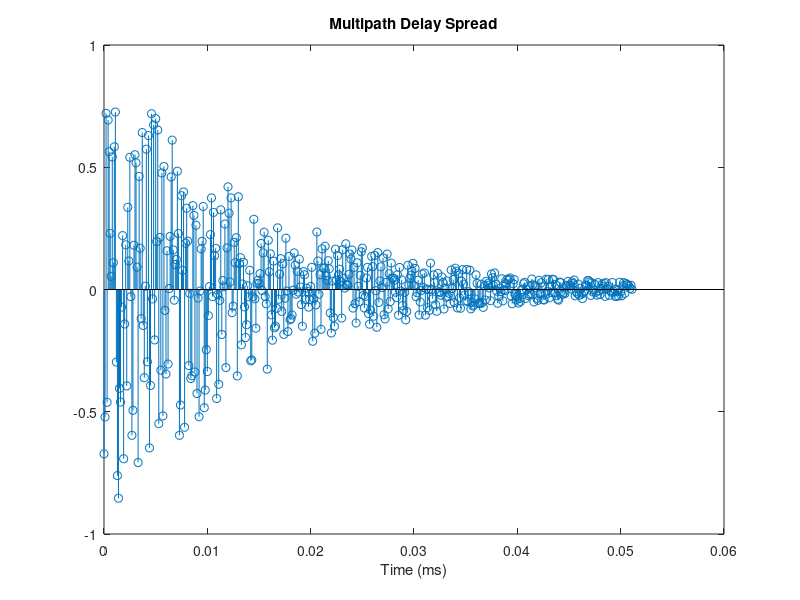

This chart was generated by the following MATLAB code: (Note: this script raises an error after producing the figure.)
clear; clc; close all; fclose all; format long;

%%%%%%%%%%%%%%%%%%%%%%%%%%%%%%%%%%%%%%%%%%%%%%%%%%%%%%%%%%%%%%%%%%%%%%%%%%%
% Simulation settings
%%%%%%%%%%%%%%%%%%%%%%%%%%%%%%%%%%%%%%%%%%%%%%%%%%%%%%%%%%%%%%%%%%%%%%%%%%%
EQUALIZER_METHOD = "ZF Averaged"; % "ZF", "MMSE", "ZF Averaged"

%%%%%%%%%%%%%%%%%%%%%%%%%%%%%%%%%%%%%%%%%%%%%%%%%%%%%%%%%%%%%%%%%%%%%%%%%%%
% OFDM Parameters
%%%%%%%%%%%%%%%%%%%%%%%%%%%%%%%%%%%%%%%%%%%%%%%%%%%%%%%%%%%%%%%%%%%%%%%%%%%
nfft = 1024;
nfft_zc = 4096;
BW = 312500;
cp_len = 512;
M = 16;
ZP_density = 30;
gp_samples = 1024;
ofdm_symbols = 6;
Fc = 275000;
ZC_root = 13;
doppler_cp_offset = round(cp_len/16);
%doppler_cp_offset = 0;

% Gain Parameters
tx_scale = 10336;
extra_sync_gain = 4;
duc_ddc_loss_gain = 2;

% Channel parameters
snr_db = 10;
multipath = [0 0 0 0 0 0 0 0 0.5 0.5 0 0 1 0.2 0.54 0 0 0 0 0 0.6 ...
    0.1 0.2 0.1 0.4 0.1 0 0 0 0.1 0.05 0.02 0.2 0.2 0.1 0.1 0.1 0.05 0 ...
    0.1 0.2 0.1 0.4 0.1 0 0 0 0.1 0.05 0.02 0.2 0.2 0.1 0.1 0.1 0.05 0 ...
    0.1 0.2 0.1 0.4 0.1 0 0 0 0.1 0.05 0.02 0.2 0.2 0.1 0.1 0.1 0.05 0 ];
multipath = 2* rand(1,512) - 1;
%multipath = 1;
multipath_decay_rate = 0.007;
speed = 1.5; % In m/s
%speed = 0;

cfo = 0;
spo = 0;

%%%%%%%%%%%%%%%%%%%%%%%%%%%%%%%%%%%%%%%%%%%%%%%%%%%%%%%%%%%%%%%%%%%%%%%%%%%
% Fixed Values
%%%%%%%%%%%%%%%%%%%%%%%%%%%%%%%%%%%%%%%%%%%%%%%%%%%%%%%%%%%%%%%%%%%%%%%%%%%
ZC_length = nfft_zc/2;          % Zadoff-Chu Sequence Length
sync_samples_early = 0;         % Number of samples to synchronize early
force_doppler_sync = 0;         % Force doppler synchronization
pilot_density = 0.5;            % Pilot to data ratio
DAC_FS = 10000000;              % Dac sample rate
nfft_p = 16*nfft;               % NFFT for plotting spectrum
speed_sound = 1500;             % Speed of sound underwater

%%%%%%%%%%%%%%%%%%%%%%%%%%%%%%%%%%%%%%%%%%%%%%%%%%%%%%%%%%%%%%%%%%%%%%%%%%%
% Calculated OFDM Parameters
%%%%%%%%%%%%%%%%%%%%%%%%%%%%%%%%%%%%%%%%%%%%%%%%%%%%%%%%%%%%%%%%%%%%%%%%%%%
% Carrier Allocation
rep = 1/pilot_density;          % Data to pilot repetition
zp_carriers = round(nfft*ZP_density/100/2)*2; % Even Number of ZP carriers
zp_index = [1:zp_carriers/2,nfft/2,nfft/2+1,nfft-zp_carriers/2+1:nfft];
zp_carriers = zp_carriers + 2;  % Account for 2 ZP carriers around DC
pilot_index=[zp_carriers/2:rep:nfft/2-1,nfft/2+2:rep:nfft-zp_carriers/2];
if zp_index(end/2+2)-1 ~= pilot_index(end)
    pilot_index = [pilot_index zp_index(end/2+2)-1];
end
pilot_carriers = length(pilot_index);
data_index = 1:nfft;
data_index([zp_index,pilot_index]) = [];
data_carriers = length(data_index);
% Other Parameters
scs = BW/nfft;
num_data_bits = length(data_index)*ofdm_symbols;
Fs = BW; % Sample frequency (complex) = bandwidth
Interp_val = DAC_FS/Fs; % Interpolation value
Ts = 1/Fs; % Sampling period
Ts_up = 1/DAC_FS;
F = (-nfft_p/2:nfft_p/2-1)/nfft_p*Fs; % Plotting baseband spectrum
F_up = (-nfft_p/2:nfft_p/2-1)/nfft_p*DAC_FS; % Plotting DUC spectrum
cp_used = cp_len - 2*doppler_cp_offset;
Max_Freq_offset = 2*scs*(cp_used/nfft);
%multipath_weights = linspace(1, 0.0001, length(multipath));
multipath_weights = (1-multipath_decay_rate).^(0:length(multipath)-1);
multipath = multipath .* multipath_weights;

figure(),stem((0:1/DAC_FS:length(multipath)/DAC_FS-1/DAC_FS)*1000, ...
    multipath),xlabel('Time (ms)'),title('Multipath Delay Spread')

%%%%%%%%%%%%%%%%%%%%%%%%%%%%%%%%%%%%%%%%%%%%%%%%%%%%%%%%%%%%%%%%%%%%%%%%%%%
% Generate Pilot Data
%%%%%%%%%%%%%%%%%%%%%%%%%%%%%%%%%%%%%%%%%%%%%%%%%%%%%%%%%%%%%%%%%%%%%%%%%%%
rng default
pilot_data = randsrc(pilot_carriers,ofdm_symbols,0:M-1);

%%%%%%%%%%%%%%%%%%%%%%%%%%%%%%%%%%%%%%%%%%%%%%%%%%%%%%%%%%%%%%%%%%%%%%%%%%%
% Generate Message Data
%%%%%%%%%%%%%%%%%%%%%%%%%%%%%%%%%%%%%%%%%%%%%%%%%%%%%%%%%%%%%%%%%%%%%%%%%%%
rng default
tx_data = randsrc(data_carriers,ofdm_symbols,0:M-1);

%%%%%%%%%%%%%%%%%%%%%%%%%%%%%%%%%%%%%%%%%%%%%%%%%%%%%%%%%%%%%%%%%%%%%%%%%%%
% QAM Modulation
%%%%%%%%%%%%%%%%%%%%%%%%%%%%%%%%%%%%%%%%%%%%%%%%%%%%%%%%%%%%%%%%%%%%%%%%%%%
qam_mod_data = qammod(tx_data,M);
reference_pilot = qammod(pilot_data,M);
zp_carrier = complex(0,0);

%%%%%%%%%%%%%%%%%%%%%%%%%%%%%%%%%%%%%%%%%%%%%%%%%%%%%%%%%%%%%%%%%%%%%%%%%%%
% Synchronization
%%%%%%%%%%%%%%%%%%%%%%%%%%%%%%%%%%%%%%%%%%%%%%%%%%%%%%%%%%%%%%%%%%%%%%%%%%%
% Create Zadoff-Chu sequence
sync_tx = log2(M)/sqrt(2)*exp(-1i*pi*ZC_root*(1:ZC_length).* ...
    ((1:ZC_length)+1)/ZC_length); % ZC sequence
sync_tx_zp = tx_scale*[zeros(1,(nfft_zc-ZC_length)/2),sync_tx,zeros(1, ...
    (nfft_zc-ZC_length)/2)]; % Add ZP and center ZC sequence in BW
sync_tx_time = ifft(ifftshift(sync_tx_zp),nfft_zc) * extra_sync_gain;

%%%%%%%%%%%%%%%%%%%%%%%%%%%%%%%%%%%%%%%%%%%%%%%%%%%%%%%%%%%%%%%%%%%%%%%%%%%
% Carrier Allocation
%%%%%%%%%%%%%%%%%%%%%%%%%%%%%%%%%%%%%%%%%%%%%%%%%%%%%%%%%%%%%%%%%%%%%%%%%%%
% FFT carriers of Data, Pilot and ZP carriers
carriers = zeros(nfft,ofdm_symbols);
carriers(pilot_index,:) = reference_pilot;
carriers(data_index,:) = qam_mod_data;
carriers(zp_index,:) = zp_carrier;
carriers = carriers * tx_scale;

%%%%%%%%%%%%%%%%%%%%%%%%%%%%%%%%%%%%%%%%%%%%%%%%%%%%%%%%%%%%%%%%%%%%%%%%%%%
% IFFT
%%%%%%%%%%%%%%%%%%%%%%%%%%%%%%%%%%%%%%%%%%%%%%%%%%%%%%%%%%%%%%%%%%%%%%%%%%%
% Ifftshift to reorder carriers in correct order for IFFT
ifft_sub_carriers = zeros(nfft,ofdm_symbols);
for i = 1:ofdm_symbols % In loop so Ifftshift works per symbol
    ifft_sub_carriers(:,i) = ifft(ifftshift(carriers(:,i)),nfft);
end

%%%%%%%%%%%%%%%%%%%%%%%%%%%%%%%%%%%%%%%%%%%%%%%%%%%%%%%%%%%%%%%%%%%%%%%%%%%
% CP and GP Insertion
%%%%%%%%%%%%%%%%%%%%%%%%%%%%%%%%%%%%%%%%%%%%%%%%%%%%%%%%%%%%%%%%%%%%%%%%%%%
cp_start = nfft-cp_len;
cp = ifft_sub_carriers(cp_start+1:end,:);            % Obtain CP
ofdm_tx_signal_par = vertcat(cp,ifft_sub_carriers);  % Copy CP
gp = zeros(gp_samples,ofdm_symbols);       % Obtain GP
ofdm_tx_signal_par = vertcat(ofdm_tx_signal_par,gp); % Copy GP

%%%%%%%%%%%%%%%%%%%%%%%%%%%%%%%%%%%%%%%%%%%%%%%%%%%%%%%%%%%%%%%%%%%%%%%%%%%
% Parallel to Serial
%%%%%%%%%%%%%%%%%%%%%%%%%%%%%%%%%%%%%%%%%%%%%%%%%%%%%%%%%%%%%%%%%%%%%%%%%%%
ofdm_tx_signal_ser = reshape(ofdm_tx_signal_par,[(nfft+cp_len+ ...
    gp_samples)*ofdm_symbols, 1]);         % Parallel to Serial
gp = zeros(gp_samples,1);                  % Obtain GP
ofdm_tx_signal_ser = [sync_tx_time.';gp;ofdm_tx_signal_ser]; % OFDM Frame

%%%%%%%%%%%%%%%%%%%%%%%%%%%%%%%%%%%%%%%%%%%%%%%%%%%%%%%%%%%%%%%%%%%%%%%%%%%
% DUC
%%%%%%%%%%%%%%%%%%%%%%%%%%%%%%%%%%%%%%%%%%%%%%%%%%%%%%%%%%%%%%%%%%%%%%%%%%%
[kdk,fir_taps] = interp(ofdm_tx_signal_ser,Interp_val,10,1);
filter_delay = floor(length(fir_taps)/2);
ofdm_tx_signal_zp = [zeros(filter_delay,1);ofdm_tx_signal_ser; ...
    zeros(filter_delay,1)];
ofdm_duc_signal = interp(ofdm_tx_signal_zp,Interp_val,10,1);
ofdm_duc_signal = ofdm_duc_signal(filter_delay*Interp_val+1:end- ...
    filter_delay*Interp_val);
ofdm_duc_signal = ofdm_duc_signal.';

%%%%%%%%%%%%%%%%%%%%%%%%%%%%%%%%%%%%%%%%%%%%%%%%%%%%%%%%%%%%%%%%%%%%%%%%%%%
% IQ Mixer TX
%%%%%%%%%%%%%%%%%%%%%%%%%%%%%%%%%%%%%%%%%%%%%%%%%%%%%%%%%%%%%%%%%%%%%%%%%%%
% Use oscillator at Fc for IQ mixer
t_up = 0:1/DAC_FS:length(ofdm_duc_signal)/DAC_FS-1/DAC_FS;
ofdm_duc_signal_i = real(ofdm_duc_signal) .* cos(2*pi*Fc*t_up);
ofdm_duc_signal_q = imag(ofdm_duc_signal) .* -sin(2*pi*Fc*t_up);
ofdm_duc_signal_real = ofdm_duc_signal_i + ofdm_duc_signal_q;

figure(),subplot(2,1,1),plot(ofdm_duc_signal_real),xlabel('Samples')
subplot(2,1,2),plot(t_up*1000,ofdm_duc_signal_real),xlabel('Time (ms)')
sgtitle('OFDM TX Signal')

%%%%%%%%%%%%%%%%%%%%%%%%%%%%%%%%%%%%%%%%%%%%%%%%%%%%%%%%%%%%%%%%%%%%%%%%%%%
% Channel
%%%%%%%%%%%%%%%%%%%%%%%%%%%%%%%%%%%%%%%%%%%%%%%%%%%%%%%%%%%%%%%%%%%%%%%%%%%
% White noise
snr = 10^(snr_db/10); % Convert SNR from dB to linear
ofdm_tx_signal_ch = awgn(ofdm_duc_signal_real,snr,'measured');
% Multipath
ofdm_tx_signal_ch1 = filter(multipath,1,ofdm_tx_signal_ch);
% doppler
k = (1+speed/speed_sound); % doppler shift factor
Lower_BW_doppler_Shift = ((Fc-(nfft/2 - zp_carriers/2)*scs) * ...
    (k))-(Fc-(nfft/2 - zp_carriers/2)*scs);
Fc_doppler_Shift = (Fc * (1+speed/speed_sound))-Fc;
Upper_BW_doppler_Shift = ((Fc+(nfft/2 - zp_carriers/2)*scs) * ...
    (1+speed/speed_sound))- (Fc+(nfft/2 - zp_carriers/2)*scs);
table(cp_used,Max_Freq_offset,scs)
table(Lower_BW_doppler_Shift,Fc_doppler_Shift,Upper_BW_doppler_Shift)
ofdm_tx_signal_doppler =interp1(t_up,ofdm_tx_signal_ch1,t_up/k,'linear',0);
% One method to compensate for doppler if estimated k accurately:
%ofdm_tx_signal_doppler = resample(ofdm_tx_signal_doppler, ...
    %round(DAC_FS/k),DAC_FS);
%ofdm_tx_signal_doppler = ofdm_tx_signal_doppler(1:length ...
%    (ofdm_tx_signal_ch));
% Sample phase offset
ofdm_tx_signal_doppler = ofdm_tx_signal_doppler .* exp(1i*spo);

%%%%%%%%%%%%%%%%%%%%%%%%%%%%%%%%%%%%%%%%%%%%%%%%%%%%%%%%%%%%%%%%%%%%%%%%%%%
% IQ Mixer RX
%%%%%%%%%%%%%%%%%%%%%%%%%%%%%%%%%%%%%%%%%%%%%%%%%%%%%%%%%%%%%%%%%%%%%%%%%%%
i_ddc = ofdm_tx_signal_ch .* cos(2*pi*Fc*t_up);
q_ddc = ofdm_tx_signal_ch .* -sin(2*pi*Fc*t_up);
ddc_signal = complex(i_ddc,q_ddc);

i_ddc_doppler = ofdm_tx_signal_doppler .* cos(2*pi*Fc*t_up);
q_ddc_doppler = ofdm_tx_signal_doppler .* -sin(2*pi*Fc*t_up);
ddc_signal_doppler = complex(i_ddc_doppler,q_ddc_doppler);

%%%%%%%%%%%%%%%%%%%%%%%%%%%%%%%%%%%%%%%%%%%%%%%%%%%%%%%%%%%%%%%%%%%%%%%%%%%
% DDC
%%%%%%%%%%%%%%%%%%%%%%%%%%%%%%%%%%%%%%%%%%%%%%%%%%%%%%%%%%%%%%%%%%%%%%%%%%%
ddc_base_signal_real = decimate(real(ddc_signal),Interp_val,4096,'Fir');
ddc_base_signal_imag = decimate(imag(ddc_signal),Interp_val,4096,'FIR');
ddc_base_signal = complex(ddc_base_signal_real,ddc_base_signal_imag);
ddc_base_signal = duc_ddc_loss_gain * ddc_base_signal.';

ddc_doppler_real =decimate(real(ddc_signal_doppler),Interp_val,4096,'Fir');
ddc_doppler_imag =decimate(imag(ddc_signal_doppler),Interp_val,4096,'Fir');
ddc_doppler = complex(ddc_doppler_real,ddc_doppler_imag);
ddc_doppler = duc_ddc_loss_gain * ddc_doppler.';

t = 0:Ts:length(ddc_base_signal)*Ts-Ts;

figure(),subplot(2,2,1),plot(F/1000,abs(10*log10(fftshift(fft( ...
    ddc_doppler,nfft_p))))),title('Magnitude UW-A Channel')
xlabel('F (kHz)'),subplot(2,2,2),plot(F/1000,angle(10*log10(fftshift(fft ...
    (ddc_doppler,nfft_p))))),title('Phase UW-A Channel'),xlabel('F (kHz)')
subplot(2,2,3),plot(F/1000,abs(10*log10(fftshift(fft(multipath, ...
    nfft_p))))),title('Magnitude Multipath Channel'),xlabel('F (kHz)')
subplot(2,2,4),plot(F/1000,angle(10*log10(fftshift(fft(multipath, ...
    nfft_p))))),title('Phase Multipath Channel'),xlabel('F (kHz)')

%%%%%%%%%%%%%%%%%%%%%%%%%%%%%%%%%%%%%%%%%%%%%%%%%%%%%%%%%%%%%%%%%%%%%%%%%%%
% Synchronization
%%%%%%%%%%%%%%%%%%%%%%%%%%%%%%%%%%%%%%%%%%%%%%%%%%%%%%%%%%%%%%%%%%%%%%%%%%%
sync_coef = conj(fliplr(sync_tx_time)); % Matched Filter
sync_corr_filt = abs(filter(sync_coef,1,ddc_base_signal));
[val,ind] = max(sync_corr_filt);
ind = ind-sync_samples_early+gp_samples; % Remove GP from index
ofdm_rx_sync_signal = ddc_base_signal;
ofdm_rx_sync_signal([1:ind, ...
    ind+1+(nfft+cp_len+gp_samples)*ofdm_symbols:end]) = [];
if (length(ofdm_rx_sync_signal) ~= (nfft+cp_len+gp_samples)*ofdm_symbols)
    tmp = zeros(1,(nfft+cp_len+gp_samples)*ofdm_symbols- ...
        length(ofdm_rx_sync_signal)).';
    ofdm_rx_sync_signal = [ofdm_rx_sync_signal;tmp];
    warning('Deleted too much of signal')
end

sync_corr_doppler = abs(filter(sync_coef,1,ddc_doppler));
[val2,ind2] = max(sync_corr_doppler);
ind2 = ind2-sync_samples_early+gp_samples+force_doppler_sync;
ofdm_rx_sync_doppler = ddc_doppler;
ofdm_rx_sync_doppler([1:ind2, ...
    ind2+1+(nfft+cp_len+gp_samples)*ofdm_symbols:end]) = [];
if (length(ofdm_rx_sync_doppler) ~= (nfft+cp_len+gp_samples)*ofdm_symbols)
    tmp = zeros(1,(nfft+cp_len+gp_samples)*ofdm_symbols- ...
        length(ofdm_rx_sync_doppler)).';
    ofdm_rx_sync_doppler = [ofdm_rx_sync_doppler;tmp];
    warning('Deleted too much of doppler signal')
end
doppler_sync_offset = (ind2-gp_samples)-(ind-gp_samples);
display(doppler_sync_offset)

% Plot %%%%%%%%%%%%%%%%%%%%%%%%%%%%%%%%%%%%%%%%%%%%%%%%%%%%%%%%%%%%%%%%%%%%
t_p = 0:Ts:length(ofdm_tx_signal_ser)*Ts-Ts;
vertical_lines = zeros(1,ofdm_symbols*3);
line_label = string.empty(0,length(vertical_lines));
vertical_lines_doppler = zeros(1,ofdm_symbols*3);
for i=1:ofdm_symbols
    if (i == 1)
        %vertical_lines(i) = nfft_zc + gp_samples;
        vertical_lines = ind;
        vertical_lines_doppler(i) = ind2;
        line_label(i) = "CP";
        vertical_lines(i+1) = vertical_lines(i) + cp_len;
        vertical_lines_doppler(i+1) = vertical_lines_doppler(i) + cp_len;
        line_label(i+1) = "Data";
        vertical_lines(i+2) = vertical_lines(i+1) + nfft;
        vertical_lines_doppler(i+2) = vertical_lines_doppler(i+1)+nfft;
        line_label(i+2) = "GP";
    else
        vertical_lines(3*i-2) = vertical_lines(3*i-3) + gp_samples;
        vertical_lines_doppler(3*i-2) = vertical_lines_doppler(3*i-3) + ...
            gp_samples;
        line_label(3*i-2) = "CP";
        vertical_lines(3*i-1) = vertical_lines(3*i-2) + cp_len;
        vertical_lines_doppler(3*i-1)=vertical_lines_doppler(3*i-2)+cp_len;
        line_label(3*i-1) = "Data";
        vertical_lines(3*i) = vertical_lines(3*i-1) + nfft;
        vertical_lines_doppler(3*i) = vertical_lines_doppler(3*i-1)+nfft;
        line_label(3*i) = "GP";
    end
end

vertical_lines = [nfft_zc vertical_lines];
line_label = ["Sync", line_label];
figure(),subplot(3,1,1),plot(t_p/1000,real(ofdm_tx_signal_ser), ...
    'LineWidth',2),hold on,plot(t_p/1000,real(ddc_base_signal))
plot(t_p/1000,real(ddc_doppler))
for i = 1:length(vertical_lines)
    if i == 1
        xline(vertical_lines(i)*Ts/1000,'--r',line_label{i}, ...
            'LabelHorizontalAlignment','left')
    else
        xline(vertical_lines(i)*Ts/1000,'--r',line_label{i})
        xline(vertical_lines_doppler(i-1)*Ts/1000,'--b',line_label{i}, ...
            'LabelVerticalAlignment','bottom');
    end
end
legend('TX','AWGN Channel','UW-A Channel')
xlabel('Time (ms)'),title('In Phase'),subplot(3,1,2)
plot(t_p/1000,imag(ofdm_tx_signal_ser),'LineWidth',2),hold on
plot(t_p/1000,imag(ddc_base_signal)),plot(t_p/1000,imag(ddc_doppler))
for i = 1:length(vertical_lines)
    if i == 1
        xline(vertical_lines(i)*Ts/1000,'--r',line_label{i}, ...
            'LabelHorizontalAlignment','left')
    else
        xline(vertical_lines(i)*Ts/1000,'--r',line_label{i})
        xline(vertical_lines_doppler(i-1)*Ts/1000,'--b',line_label{i}, ...
            'LabelVerticalAlignment','bottom');
    end
end
legend('TX','AWGN Channel','UW-A doppler'),xlabel('Time (ms)')
title('Quadrature'),subplot(3,1,3),plot(t_p/1000,sync_corr_filt),hold on
plot(t_p/1000,sync_corr_doppler)
vertical_lines = [ind2-gp_samples vertical_lines];
line_label = ["UW-A Sync", line_label];
xline(vertical_lines(2)*Ts/1000,'--b',line_label{2}, ...
    'LabelHorizontalAlignment','left')
xline(vertical_lines(1)*Ts/1000,'--r',line_label{1}, ...
    'LabelHorizontalAlignment','left','LabelVerticalAlignment','bottom')
legend('AWGN Channel','UW-A Channel','AWGN Timing','UW-A Timing')
xlabel('Time (ms)'),title('Synchronizer Correlator Output')
sgtitle('Baseband OFDM Signal')

%%%%%%%%%%%%%%%%%%%%%%%%%%%%%%%%%%%%%%%%%%%%%%%%%%%%%%%%%%%%%%%%%%%%%%%%%%%
% Serial to Parallel
%%%%%%%%%%%%%%%%%%%%%%%%%%%%%%%%%%%%%%%%%%%%%%%%%%%%%%%%%%%%%%%%%%%%%%%%%%%
ofdm_rx_signal_par=reshape(ofdm_rx_sync_signal, ...
    [nfft+cp_len+gp_samples ofdm_symbols]);
ofdm_rx_doppler_par=reshape(ofdm_rx_sync_doppler, ...
    [nfft+cp_len+gp_samples ofdm_symbols]);

%%%%%%%%%%%%%%%%%%%%%%%%%%%%%%%%%%%%%%%%%%%%%%%%%%%%%%%%%%%%%%%%%%%%%%%%%%%
% CFO Estimation and Correction
%%%%%%%%%%%%%%%%%%%%%%%%%%%%%%%%%%%%%%%%%%%%%%%%%%%%%%%%%%%%%%%%%%%%%%%%%%%
% Remove GP
ofdm_rx_signal_par(end-gp_samples+1:end,:) = [];

% Save and remove CP
cp_rm_signal = ofdm_rx_signal_par;
cp_rm_signal(1:cp_len,:) = []; % Remove CP

ofdm_cfo_signal = zeros(nfft,ofdm_symbols);
cfo_est_signal = zeros(1,ofdm_symbols);
for i = 1:ofdm_symbols
    cp_cfo_begin = ofdm_rx_signal_par(doppler_cp_offset+1:cp_len- ...
        doppler_cp_offset,i); % Obtain CP at beginning of symbol
    cp_cfo_end = ofdm_rx_signal_par(nfft+1+doppler_cp_offset: ...
        end-doppler_cp_offset,i); % Obtain CP at end of symbol
    %cp_cfo_begin = ofdm_rx_signal_par(1:cp_len,i);
    %cp_cfo_end = ofdm_rx_signal_par(nfft+1:end,i);
    %tmp = cp_cfo_end.*conj(cp_cfo_begin); % Correlate
    conj_val = conj(cp_cfo_begin);
    tmp = complex(real(cp_cfo_end.*conj_val),imag(cp_cfo_end.*conj_val));
    sum_val = sum(tmp);
    %tan_val = atan2(imag(sum_val),real(sum_val));
    tan_val = angle(sum_val);
    normalized_cfo_est = 1*tan_val;
    cfo_est = normalized_cfo_est*scs;
    cfo_est_signal(i) = cfo_est/2/pi;
    ofdm_cfo_signal(:,i) = cp_rm_signal(:,i).*(cos(cfo_est*t(1:nfft)) ...
        +1i*sin(cfo_est*t(1:nfft)))';
end
%ofdm_cfo_signal = cp_rm_signal;
table(cfo_est_signal)

% Remove GP
ofdm_rx_doppler_par(end-gp_samples+1:end,:) = [];

% Save and remove CP
cp_rm_doppler = ofdm_rx_doppler_par;
cp_rm_doppler(1:cp_len,:) = [];

ofdm_cfo_doppler = zeros(nfft,ofdm_symbols);
cfo_est = 0;
cfo_est_doppler = zeros(1,ofdm_symbols);
for i = 1:ofdm_symbols
    cp_cfo_begin = ofdm_rx_doppler_par(doppler_cp_offset+1:cp_len- ...
        doppler_cp_offset,i); % Obtain CP at beginning of symbol
    cp_cfo_end = ofdm_rx_doppler_par(nfft+1+doppler_cp_offset: ...
        end-doppler_cp_offset,i); % Obtain CP at end of symbol
    %cp_cfo_begin = ofdm_rx_doppler_par(1:cp_len,i);
    %cp_cfo_end = ofdm_rx_doppler_par(nfft+1:end,i);
    tmp = cp_cfo_end.*conj(cp_cfo_begin); % Correlate
    sum_val = sum(tmp);
    tan_val = atan2(imag(sum_val),real(sum_val));
    normalized_cfo_est = 1*tan_val;
    cfo_est = normalized_cfo_est*scs;
    cfo_est_doppler(i) = cfo_est/2/pi;
    ofdm_cfo_doppler(:,i) = cp_rm_doppler(:,i).*(cos(cfo_est*t(1:nfft)) ...
        +1i*sin(cfo_est*t(1:nfft)))';
end
%ofdm_cfo_doppler = cp_rm_doppler;
table(cfo_est_doppler)

%%%%%%%%%%%%%%%%%%%%%%%%%%%%%%%%%%%%%%%%%%%%%%%%%%%%%%%%%%%%%%%%%%%%%%%%%%%
% doppler processing
%%%%%%%%%%%%%%%%%%%%%%%%%%%%%%%%%%%%%%%%%%%%%%%%%%%%%%%%%%%%%%%%%%%%%%%%%%%
    k_est = (-mean(cfo_est_doppler)/Fc)+1;% Estimate doppler scaling factor
    Fs_doppler_sample = DAC_FS/k;         % Resample rate
    Fs_doppler_sample_est = DAC_FS/k_est; % Estimated resample rate
    table(k,k_est,Fs_doppler_sample,Fs_doppler_sample_est)

    %%%%%%%%%%%%%%%%%%%%%%%%%%%%%%%%%%%%%%%%%%%%%%%%%%%%%%%%%%%%%%%%%%%%%%%
    % Resample with doppler shift factor
    %%%%%%%%%%%%%%%%%%%%%%%%%%%%%%%%%%%%%%%%%%%%%%%%%%%%%%%%%%%%%%%%%%%%%%%
    P = round(DAC_FS/k/300);  Q = round(DAC_FS/300);
    ofdm_tx_signal_doppler2 = resample(ofdm_tx_signal_doppler,P,Q);
    if (length(ofdm_tx_signal_doppler2) > length(ofdm_tx_signal_ch))
        ofdm_tx_signal_doppler2 = ofdm_tx_signal_doppler2(1:length( ...
            ofdm_tx_signal_ch));
    elseif (length(ofdm_tx_signal_doppler2) < length(ofdm_tx_signal_ch))
        ofdm_tx_signal_doppler2 = [ofdm_tx_signal_doppler2 zeros(1, ...
            length(ofdm_tx_signal_ch) - length(ofdm_tx_signal_doppler2))];
    end
    
    %%%%%%%%%%%%%%%%%%%%%%%%%%%%%%%%%%%%%%%%%%%%%%%%%%%%%%%%%%%%%%%%%%%%%%%
    % IQ Mixer RX
    i_ddc_doppler2 = ofdm_tx_signal_doppler2 .* cos(2*pi*Fc*t_up);
    q_ddc_doppler2 = ofdm_tx_signal_doppler2 .* -sin(2*pi*Fc*t_up);
    ddc_signal_doppler2 = complex(i_ddc_doppler2,q_ddc_doppler2);
    
    %%%%%%%%%%%%%%%%%%%%%%%%%%%%%%%%%%%%%%%%%%%%%%%%%%%%%%%%%%%%%%%%%%%%%%%
    % DDC
    ddc_doppler_real2 = decimate(real(ddc_signal_doppler2), ...
        Interp_val,4096,'Fir');
    ddc_doppler_imag2 = decimate(imag(ddc_signal_doppler2), ...
        Interp_val,4096,'Fir');
    ddc_doppler2 = complex(ddc_doppler_real2,ddc_doppler_imag2);
    ddc_doppler2 = duc_ddc_loss_gain * ddc_doppler2.';

    %%%%%%%%%%%%%%%%%%%%%%%%%%%%%%%%%%%%%%%%%%%%%%%%%%%%%%%%%%%%%%%%%%%%%%%
    % Synchronization
    sync_corr_doppler2 = abs(filter(sync_coef,1,ddc_doppler2));
    [val3,ind3] = max(sync_corr_doppler2);
    ind3 = ind3-sync_samples_early+gp_samples+force_doppler_sync;
    ofdm_rx_sync_doppler2 = ddc_doppler2;
    ofdm_rx_sync_doppler2([1:ind3, ...
        ind3+1+(nfft+cp_len+gp_samples)*ofdm_symbols:end]) = [];
    if length(ofdm_rx_sync_doppler2)~=(nfft+cp_len+gp_samples)*ofdm_symbols
        tmp = zeros(1,(nfft+cp_len+gp_samples)*ofdm_symbols- ...
            length(ofdm_rx_sync_doppler2)).';
        ofdm_rx_sync_doppler2 = [ofdm_rx_sync_doppler2;tmp];
        warning('Deleted too much of UW-A signal 2')
    end
    doppler_sync_offset2 = (ind3-gp_samples)-(ind-gp_samples);
    display(doppler_sync_offset2)

    %%%%%%%%%%%%%%%%%%%%%%%%%%%%%%%%%%%%%%%%%%%%%%%%%%%%%%%%%%%%%%%%%%%%%%%
    % Serial to Parallel
    ofdm_rx_doppler_par2=reshape(ofdm_rx_sync_doppler2, ...
        [nfft+cp_len+gp_samples ofdm_symbols]);

    %%%%%%%%%%%%%%%%%%%%%%%%%%%%%%%%%%%%%%%%%%%%%%%%%%%%%%%%%%%%%%%%%%%%%%%
    % CFO Estimation and Correction (OPTIONAL)
    ofdm_rx_doppler_par2(end-gp_samples+1:end,:) = [];
    
    % Save and remove CP
    cp_rm_doppler2 = ofdm_rx_doppler_par2;
    cp_rm_doppler2(1:cp_len,:) = [];
    
    ofdm_cfo_doppler2 = zeros(nfft,ofdm_symbols);
    cfo_est2 = 0;
    cfo_est_doppler2 = zeros(1,ofdm_symbols);
    for i = 1:ofdm_symbols
        cp_cfo_begin = ofdm_rx_doppler_par2(doppler_cp_offset+1:cp_len- ...
            doppler_cp_offset,i); % Obtain CP at beginning of symbol
        cp_cfo_end = ofdm_rx_doppler_par2(nfft+1+doppler_cp_offset: ...
            end-doppler_cp_offset,i); % Obtain CP at end of symbol
        %cp_cfo_begin = ofdm_rx_doppler_par(1:cp_len,i);
        %cp_cfo_end = ofdm_rx_doppler_par(nfft+1:end,i);
        tmp = cp_cfo_end.*conj(cp_cfo_begin); % Correlate
        sum_val = sum(tmp);
        tan_val = atan2(imag(sum_val),real(sum_val));
        normalized_cfo_est = 1*tan_val;
        cfo_est = normalized_cfo_est*scs;
        cfo_est_doppler2(i) = cfo_est/2/pi;
        ofdm_cfo_doppler2(:,i) = cp_rm_doppler2(:,i).* ...
            (cos(cfo_est*t(1:nfft))+1i*sin(cfo_est*t(1:nfft)))';
    end
    ofdm_cfo_doppler2 = cp_rm_doppler2; % Bypass optional CFO Correction
    table(cfo_est_doppler2)

%%%%%%%%%%%%%%%%%%%%%%%%%%%%%%%%%%%%%%%%%%%%%%%%%%%%%%%%%%%%%%%%%%%%%%%%%%%
% FFT
%%%%%%%%%%%%%%%%%%%%%%%%%%%%%%%%%%%%%%%%%%%%%%%%%%%%%%%%%%%%%%%%%%%%%%%%%%%
fft_signal = zeros(nfft,ofdm_symbols);
for i = 1:ofdm_symbols % Do FFTSHIFT per symbol
    fft_signal(:,i) = fftshift(fft(ofdm_cfo_signal(:,i),nfft));
end

fft_doppler2 = zeros(nfft,ofdm_symbols);
for i = 1:ofdm_symbols
    fft_doppler2(:,i) = fftshift(fft(ofdm_cfo_doppler2(:,i),nfft));
end

%%%%%%%%%%%%%%%%%%%%%%%%%%%%%%%%%%%%%%%%%%%%%%%%%%%%%%%%%%%%%%%%%%%%%%%%%%%
% Channel Estimation
%%%%%%%%%%%%%%%%%%%%%%%%%%%%%%%%%%%%%%%%%%%%%%%%%%%%%%%%%%%%%%%%%%%%%%%%%%%
% Get RX pilots
fft_signal_eq = fft_signal;
P_RX = fft_signal_eq(pilot_index,:);

fft_doppler_eq2 = fft_doppler2;
P_RX_dopler = fft_doppler_eq2(pilot_index,:);  
switch EQUALIZER_METHOD
    case "ZF"
        % P_RX_re = real(P_RX);           P_RX_im = -imag(P_RX);
        % P_re = real(reference_pilot);   P_im = -imag(reference_pilot);
        % H = (P_RX_re.*P_re + P_RX_im.*P_im) ./ (P_re.^2 + P_im.^2) + ...
        %     1i*(P_RX_im.*P_re - P_RX_re.*P_im) ./ (P_re.^2 + P_im.^2);
        H = conj(P_RX) ./ conj(reference_pilot);
        H_interp = interp1(pilot_index,H,1:nfft,'previous');


        H = conj(P_RX_dopler) ./ conj(reference_pilot);
        H_interp_doppler2 = interp1(pilot_index,H,1:nfft,'previous');
    case "MMSE"
        H = P_RX ./ reference_pilot;
        H_MMSE = conj(H) ./ (conj(H).*H + 1/snr);
        H_interp = interp1(pilot_index,H_MMSE,1:nfft,'previous');

        H = P_RX_dopler ./ (reference_pilot);
        H_MMSE_doppler2 = conj(H) ./ (conj(H).*H + 1/snr);
        H_interp_doppler2=interp1(pilot_index,H_MMSE_doppler2,1:nfft, ...
            'previous');        
    case "ZF Averaged"
        H = conj(P_RX) ./ conj(reference_pilot);
        H = mean(H,2);
        H_interp = interp1(pilot_index,H,1:nfft,'previous');
        H_interp = repmat(H_interp, [ofdm_symbols 1]).';

        H = conj(P_RX_dopler) ./ conj(reference_pilot);
        H = mean(H,2);
        H_interp_doppler2 = interp1(pilot_index,H,1:nfft,'previous');
        H_interp_doppler2 = repmat(H_interp_doppler2, [ofdm_symbols 1]).';
end

%%%%%%%%%%%%%%%%%%%%%%%%%%%%%%%%%%%%%%%%%%%%%%%%%%%%%%%%%%%%%%%%%%%%%%%%%%%
% Channel Equalization
%%%%%%%%%%%%%%%%%%%%%%%%%%%%%%%%%%%%%%%%%%%%%%%%%%%%%%%%%%%%%%%%%%%%%%%%%%%
switch EQUALIZER_METHOD
    case "ZF"
        % H_ZF_re = real(H_interp); H_ZF_im = -imag(H_interp);
        % fft_re = real(fft_signal_eq); fft_im = imag(fft_signal_eq);
        % Z_EQ_ZF=(fft_re.*H_ZF_re + fft_im.*H_ZF_im)./ ...
        %     (H_ZF_re.^2+ H_ZF_im.^2) ...
        %     +1i*(fft_im.*H_ZF_re - fft_re.*H_ZF_im)./ ...
        %     (H_ZF_re.^2 + H_ZF_im.^2);
        Z_EQ_ZF = fft_signal_eq ./ conj(H_interp);

        Z_EQ_ZF_doppler2 = fft_doppler_eq2 ./ conj(H_interp_doppler2);
    case "MMSE"
        Z_EQ_ZF = fft_signal_eq .* H_interp;           % MMSE

        Z_EQ_ZF_doppler2 = fft_doppler_eq2 .* H_interp_doppler2;
    case "ZF Averaged"
        Z_EQ_ZF = fft_signal_eq ./ conj(H_interp);

        Z_EQ_ZF_doppler2 = fft_doppler_eq2 ./ conj(H_interp_doppler2);
end

%%%%%%%%%%%%%%%%%%%%%%%%%%%%%%%%%%%%%%%%%%%%%%%%%%%%%%%%%%%%%%%%%%%%%%%%%%%
% Phase 2 Equalization
%%%%%%%%%%%%%%%%%%%%%%%%%%%%%%%%%%%%%%%%%%%%%%%%%%%%%%%%%%%%%%%%%%%%%%%%%%%
P_RX = Z_EQ_ZF_doppler2(pilot_index,:);
H = conj(P_RX) .* (reference_pilot(:,:));
H_interp = angle(mean(H));
Z_EQ_ZF_doppler2 = Z_EQ_ZF_doppler2 .* exp(1i*H_interp);


%%%%%%%%%%%%%%%%%%%%%%%%%%%%%%%%%%%%%%%%%%%%%%%%%%%%%%%%%%%%%%%%%%%%%%%%%%%
% Synchronization error correction
%%%%%%%%%%%%%%%%%%%%%%%%%%%%%%%%%%%%%%%%%%%%%%%%%%%%%%%%%%%%%%%%%%%%%%%%%%%
% Z_EQ_ZF = Z_EQ_ZF * exp(1i*pi*(sync_offset_estimate/cp_len));

%Z_EQ_ZF_doppler2=Z_EQ_ZF_doppler2*exp(1i*pi* ...
%    (sync_offset_estimate/cp_len));

%%%%%%%%%%%%%%%%%%%%%%%%%%%%%%%%%%%%%%%%%%%%%%%%%%%%%%%%%%%%%%%%%%%%%%%%%%%
% Only keep data sub-carriers
%%%%%%%%%%%%%%%%%%%%%%%%%%%%%%%%%%%%%%%%%%%%%%%%%%%%%%%%%%%%%%%%%%%%%%%%%%%
Z_EQ_ZF([pilot_index,zp_index],:) = [];
fft_signal_eq([pilot_index,zp_index],:) = [];

fft_doppler_eq2([pilot_index,zp_index],:) = [];
Z_EQ_ZF_doppler2([pilot_index,zp_index],:) = [];

% Plot %%%%%%%%%%%%%%%%%%%%%%%%%%%%%%%%%%%%%%%%%%%%%%%%%%%%%%%%%%%%%%%%%%%%
lim = sqrt(2*M) + 1; y_lim = [-lim lim]; x_lim = [-lim lim];
figure(),subplot(2,2,1),scatter(real(Z_EQ_ZF),imag(Z_EQ_ZF),'.')
title({'AWGN Channel', 'CFO Correction with Equalization'}),ylim(y_lim)
xlim(x_lim),subplot(2,2,2),scatter(real(Z_EQ_ZF_doppler2),imag( ...
    Z_EQ_ZF_doppler2),'.'),title({'UW-A Channel', ...
    'Doppler Correction with Equalization'}),ylim(y_lim),xlim(x_lim)
subplot(2,2,3),scatter(real(fft_signal_eq/tx_scale), ...
    imag(fft_signal_eq/tx_scale),'.')
title({'AWGN Channel','CFO Correction without Equalization'}),ylim(y_lim)
xlim(x_lim),subplot(2,2,4),scatter(real(fft_doppler_eq2/tx_scale ...
    ),imag(fft_doppler_eq2/tx_scale),'.'),ylim(y_lim),xlim(x_lim)
title({'UW-A Channel','Doppler Correction without Equalization'})
sgtitle('Equalizer Output')

%%%%%%%%%%%%%%%%%%%%%%%%%%%%%%%%%%%%%%%%%%%%%%%%%%%%%%%%%%%%%%%%%%%%%%%%%%%
% QAM Demodulation
%%%%%%%%%%%%%%%%%%%%%%%%%%%%%%%%%%%%%%%%%%%%%%%%%%%%%%%%%%%%%%%%%%%%%%%%%%%
% Demod
demod_data = qamdemod(Z_EQ_ZF,M);
demod_doppler2 = qamdemod(Z_EQ_ZF_doppler2,M);

ser_data = symerr(tx_data, demod_data)/numel(tx_data);
ser_doppler2 = symerr(tx_data, demod_doppler2)/numel(tx_data);

% Get EVM measurements
evm = comm.EVM(AveragingDimensions=[1 2],MaximumEVMOutputPort=1);
[data_evm,data_evm_pk] = evm(qam_mod_data,Z_EQ_ZF);
[doppler_evm2,doppler_evm_pk2] = evm(qam_mod_data,Z_EQ_ZF_doppler2);

Equalization =["AWGN Channel";"UW-A Channel"];
SER = [ser_data;ser_doppler2];
AverageEVM = [data_evm;doppler_evm2];
PeakEVM = [data_evm_pk;doppler_evm_pk2];
table(Equalization,SER,AverageEVM,PeakEVM)

y_lim = [0 100]; y_ofdm = 1:ofdm_symbols; y1 = 1:nfft;
carriers_plot = zeros(1,nfft); carriers_plot_doppler2 = zeros(1,nfft);
evm = comm.EVM(AveragingDimensions=1);
evm_ofdm = evm(qam_mod_data,Z_EQ_ZF);
evm_ofdm_doppler2 = evm(qam_mod_data,Z_EQ_ZF_doppler2);
evm = comm.EVM(AveragingDimensions=2);
evm_carriers = evm(qam_mod_data,Z_EQ_ZF);
carriers_plot(data_index) = evm_carriers;
evm_carriers_doppler2 = evm(qam_mod_data,Z_EQ_ZF_doppler2);
carriers_plot_doppler2(data_index) = evm_carriers_doppler2;

figure(),subplot(2,2,1),bar(y1,carriers_plot),ax=gca;ax.YLim=y_lim;
xlabel('Sub-Carriers'),ylabel('%')
title({'AWGN Channel', 'Averaged Across Sub-Carriers'}),subplot(2,2,2)
bar(y1,carriers_plot_doppler2),ax=gca;ax.YLim=y_lim;xlabel('Sub-Carriers')
ylabel('%'),title({'UW-A Channel','Averaged Across Sub-Carriers'})
subplot(2,2,3)
bar(y_ofdm,evm_ofdm),ax=gca;ax.YLim=y_lim;xlabel('OFDM Symbols')
ylabel('%'),title({'AWGN Channel','Averaged Across OFDM Symbols'})
subplot(2,2,4),bar(y_ofdm,evm_ofdm_doppler2)
ax=gca;ax.YLim=y_lim;xlabel('OFDM Symbols'),ylabel('%')
title({'UW-A Channel','Averaged Across OFDM Symbols'})
sgtitle('EVM')